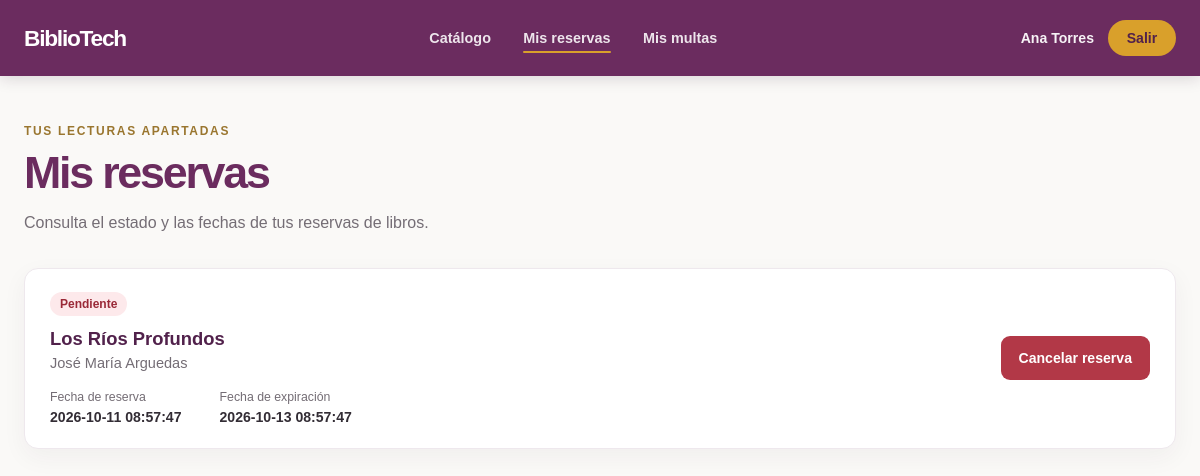
Page /mis-reservas (signed in) on the committed database.
### tables this page shows
CREATE TABLE IF NOT EXISTS reservas (
    id               BIGINT UNSIGNED NOT NULL AUTO_INCREMENT,
    id_usuario       BIGINT UNSIGNED NOT NULL,
    id_libro         BIGINT UNSIGNED NOT NULL,
    fecha_reserva    DATETIME NOT NULL,
    fecha_expiracion DATETIME NOT NULL,
    estado           ENUM('pendiente','confirmada','expirada','cancelada') NOT NULL DEFAULT 'pendiente',
    created_at       TIMESTAMP NOT NULL DEFAULT CURRENT_TIMESTAMP,
    updated_at       TIMESTAMP NOT NULL DEFAULT CURRENT_TIMESTAMP ON UPDATE CURRENT_TIMESTAMP,
    PRIMARY KEY (id),
    KEY idx_reservas_usuario (id_usuario),
    KEY idx_reservas_libro (id_libro),
    CONSTRAINT fk_reservas_usuario FOREIGN KEY (id_usuario) REFERENCES usuarios (id),
    CONSTRAINT fk_reservas_libro FOREIGN KEY (id_libro) REFERENCES libros (id)
);

CREATE TABLE IF NOT EXISTS libros (
    id               BIGINT UNSIGNED NOT NULL AUTO_INCREMENT,
    titulo           VARCHAR(255) NOT NULL,
    autor            VARCHAR(180) NOT NULL,
    isbn             VARCHAR(20) NOT NULL,
    id_categoria     BIGINT UNSIGNED NOT NULL,
    editorial        VARCHAR(150) NULL,
    anio             SMALLINT UNSIGNED NULL,
    portada_url      VARCHAR(500) NULL,
    sinopsis         TEXT NULL,
    stock_total      INT UNSIGNED NOT NULL DEFAULT 1,
    stock_disponible INT UNSIGNED NOT NULL DEFAULT 1,
    created_at       TIMESTAMP NOT NULL DEFAULT CURRENT_TIMESTAMP,
    updated_at       TIMESTAMP NOT NULL DEFAULT CURRENT_TIMESTAMP ON UPDATE CURRENT_TIMESTAMP,
    PRIMARY KEY (id),
    UNIQUE KEY uq_libros_isbn (isbn),
    KEY idx_libros_categoria (id_categoria),
    CONSTRAINT fk_libros_categoria FOREIGN KEY (id_categoria) REFERENCES categorias (id)
);

### app/Controllers/ReservaController.php (called while the page is built, shortened)
<?php
final class ReservaController
{
    public function index(): void
    {
        $idUsuario = $this->requireStudent();
        $reservas = (new Reserva())->obtenerPorUsuario($idUsuario);
        require dirname(__DIR__) . '/Views/estudiante/mis_reservas.php';
    }
    private function requireStudent(): int
    {
        $user = $_SESSION['user'] ?? null;
        return (int) $user['id'];
    }
}

### app/Core/Router.php (called while the page is built, shortened)
<?php
final class Router
{
    private array $routes = [];
    public function dispatch(string $method, string $requestUri): void
    {
        $path = parse_url($requestUri, PHP_URL_PATH);
        $path = '/' . trim($path, '/');
        $handler = $this->routes[strtoupper($method)][$path] ?? null;
        $handler();
    }
    private function add(string $method, string $path, callable $handler): void
    {
        $normalizedPath = '/' . trim($path, '/');
        $this->routes[$method][$normalizedPath] = $handler;
    }
}

### index.php (called while the page is built, shortened)
<?php
spl_autoload_register(static function (string $class): void {
    $prefix = 'App\\';
    $relativeClass = substr($class, strlen($prefix));
    $file = __DIR__ . '/app/' . str_replace('\\', '/', $relativeClass) . '.php';
});
$auth = new AuthController();
$dashboard = new DashboardController();
$catalogo = new CatalogoController();
$reservas = new ReservaController();
$multas = new MultaController();
$router = new Router();
$router->get('/', [$auth, 'index']);
$router->get('/login', [$auth, 'showLogin']);
$router->post('/login', [$auth, 'login']);
$router->get('/register', [$auth, 'showRegister']);
$router->post('/register', [$auth, 'register']);
$router->post('/logout', [$auth, 'logout']);
$router->get('/home', [$dashboard, 'showHome']);
$router->get('/catalogo', [$catalogo, 'index']);
$router->get('/catalogo/show', [$catalogo, 'show']);
$router->get('/mis-reservas', [$reservas, 'index']);
$router->post('/reservas/crear', [$reservas, 'crear']);
$router->post('/reservas/cancelar', [$reservas, 'cancelar']);
$router->get('/mis-multas', [$multas, 'index']);
$router->post('/mis-multas/pagar', [$multas, 'pagar']);
try {
    $router->dispatch($_SERVER['REQUEST_METHOD'] ?? 'GET', $_SERVER['REQUEST_URI'] ?? '/');
} catch (Throwable $exception) {
    error_log((string) $exception);
    http_response_code(500);
    echo 'Ocurrió un error interno. Inténtalo de nuevo más tarde.';
}

### app/Core/Url.php (called while the page is built, shortened)
<?php
final class Url
{
    private static string $basePath = '';
    public static function setBasePath(string $basePath): void
    {
        self::$basePath = rtrim($basePath, '/');
    }
    public static function to(string $path): string
    {
        return self::$basePath . '/' . ltrim($path, '/');
    }
}

### app/Core/Database.php (called while the page is built, shortened)
<?php
final class Database
{
    private static ?PDO $connection = null;
    public static function connection(): PDO
    {
        if (self::$connection === null) {
            $host = getenv('DB_HOST') ?: '127.0.0.1';
            $database = getenv('DB_NAME') ?: 'bdbibliotech';
            $username = getenv('DB_USER') ?: 'root';
            $password = getenv('DB_PASSWORD') ?: '';
            $dsn = sprintf('mysql:host=%s;dbname=%s;charset=utf8mb4', $host, $database);
            self::$connection = new PDO($dsn, $username, $password, [
                PDO::ATTR_ERRMODE => PDO::ERRMODE_EXCEPTION,
                PDO::ATTR_DEFAULT_FETCH_MODE => PDO::FETCH_ASSOC,
                PDO::ATTR_EMULATE_PREPARES => false,
            ]);
        }
        return self::$connection;
    }
}

### app/Models/Reserva.php (called while the page is built, shortened)
<?php
final class Reserva
{
    private PDO $db;
    public function __construct(?PDO $db = null)
    {
        $this->db = $db ?? Database::connection();
    }
    public function obtenerPorUsuario(int $id_usuario): array
    {
        $expire = $this->db->prepare(
            'UPDATE reservas
             SET estado = :nuevo_estado
             WHERE id_usuario = :id_usuario
               AND estado = :estado_actual
               AND fecha_expiracion <= CURRENT_TIMESTAMP'
        );
        $expire->execute([
            'nuevo_estado' => 'expirada',
            'id_usuario' => $id_usuario,
            'estado_actual' => 'pendiente',
        ]);
        $statement = $this->db->prepare(
            'SELECT r.id, r.id_usuario, r.id_libro, r.fecha_reserva,
                    r.fecha_expiracion, r.estado,
                    l.titulo AS libro_titulo, l.autor AS libro_autor
             FROM reservas r
             INNER JOIN libros l ON l.id = r.id_libro
             WHERE r.id_usuario = :id_usuario
             ORDER BY r.fecha_reserva DESC, r.id DESC'
        );
        $statement->execute(['id_usuario' => $id_usuario]);
        return $statement->fetchAll();
    }
}

### app/Views/estudiante/mis_reservas.php (the view, shortened to what this page needs)
<?php
$escape = static fn (string $value): string => htmlspecialchars($value, ENT_QUOTES | ENT_SUBSTITUTE, 'UTF-8');
$stateLabels = [
    'pendiente' => 'Pendiente',
    'confirmada' => 'Confirmada',
    'expirada' => 'Expirada',
    'cancelada' => 'Cancelada',
];
?>
<!doctype html>
<html lang="es">
<head>
    <link rel="stylesheet" href="<?= $escape(Url::to('/assets/css/estudiante.css')) ?>">
</head>
<body>
<?php $activePage = 'reservas'; require __DIR__ . '/_header.php'; ?>
<main class="student-main">
    <section class="page-intro">
        <p class="eyebrow">Tus lecturas apartadas</p>
        <h1>Mis reservas</h1>
        <p>Consulta el estado y las fechas de tus reservas de libros.</p>
    </section>
    <?php if ($reservas === []): ?>
        <div class="empty-state">
            <h2>No tienes reservas todavía</h2>
            <p>Explora el catálogo y reserva un libro para verlo aquí.</p>
            <a class="button inline-button" href="<?= $escape(Url::to('/catalogo')) ?>">Ir al catálogo</a>
        </div>
    <?php else: ?>
        <section class="reservation-list" aria-label="Lista de reservas">
            <?php foreach ($reservas as $reserva): ?>
                <?php
                $state = strtolower((string) ($reserva['estado'] ?? ''));
                $stateLabel = $stateLabels[$state] ?? ucfirst($state ?: 'Desconocido');
                ?>
                <article class="reservation-card">
                    <div class="reservation-info">
                        <span class="status-badge status-<?= $escape($state) ?>"><?= $escape($stateLabel) ?></span>
                        <h2><?= $escape((string) ($reserva['libro_titulo'] ?? 'Libro no disponible')) ?></h2>
                        <p class="book-author"><?= $escape((string) ($reserva['libro_autor'] ?? '')) ?></p>
                        <dl class="reservation-dates">
                            <div>
                                <dt>Fecha de reserva</dt>
                                <dd><?= $escape((string) ($reserva['fecha_reserva'] ?? '—')) ?></dd>
                            </div>
                            <div>
                                <dt>Fecha de expiración</dt>
                                <dd><?= $escape((string) ($reserva['fecha_expiracion'] ?? '—')) ?></dd>
                            </div>
                        </dl>
                    </div>
                    <div class="reservation-action">
                        <?php if ($state === 'pendiente'): ?>
                            <form action="<?= $escape(Url::to('/reservas/cancelar')) ?>" method="post">
                                <button class="button button-danger" type="submit">Cancelar reserva</button>
                            </form>
                        <?php elseif ($state === 'confirmada'): ?>
                            <p class="pickup-message">Listo para retirar</p>
                        <?php endif; ?>
                    </div>
                </article>
            <?php endforeach; ?>
        </section>
    <?php endif; ?>
</main>
</body>
</html>

### assets/css/estudiante.css (style rules this page uses)
:root { color-scheme: light; --purple: #6b2c5f; --purple-dark: #51214b; --mustard: #d9a02b; --cream: #fdfbf0; --ink: #332d35; --muted: #746d75; --line: #eee8ed; --green: #237344; --red: #b23847; }
* { box-sizing: border-box; }
body { min-width: 320px; min-height: 100vh; margin: 0; color: var(--ink); background: #faf9f7; font-family: Arial, Helvetica, sans-serif; }
.student-main { width: min(100% - 48px, 1160px); min-height: calc(100vh - 76px); margin: 0 auto; padding: 48px 0 72px; }
.page-intro { margin-bottom: 32px; }
.eyebrow { margin: 0 0 9px; color: #9a762f; font-size: 0.75rem; font-weight: 700; letter-spacing: 0.14em; text-transform: uppercase; }
.page-intro h1 { margin: 0; color: var(--purple); font-size: clamp(2rem, 4.5vw, 2.8rem); letter-spacing: -0.05em; }
.page-intro > p:last-child { margin: 12px 0 0; color: var(--muted); line-height: 1.6; }
.availability, .status-badge { display: inline-flex; width: fit-content; padding: 6px 10px; border-radius: 999px; font-size: 0.75rem; font-weight: 700; line-height: 1; }
.unavailable, .status-expirada, .status-pendiente { color: #9a2937; background: #fde9eb; }
.book-author { margin: 0; color: var(--muted); font-size: 0.91rem; }
.button { display: inline-flex; min-height: 44px; padding: 0 18px; border: 0; border-radius: 9px; align-items: center; justify-content: center; color: #fff; background: var(--purple); cursor: pointer; font: inherit; font-size: 0.88rem; font-weight: 700; text-decoration: none; }
.button-danger { color: #fff; background: var(--red); }
.reservation-list { display: grid; gap: 17px; }
.reservation-card { display: flex; padding: 23px 25px; border: 1px solid var(--line); border-radius: 14px; align-items: center; justify-content: space-between; gap: 24px; background: #fff; box-shadow: 0 8px 25px rgb(58 37 57 / 5%); }
.reservation-info h2 { margin: 12px 0 5px; color: var(--purple-dark); font-size: 1.15rem; }
.reservation-dates { display: flex; margin: 19px 0 0; flex-wrap: wrap; gap: 12px 38px; }
.reservation-dates div { display: grid; gap: 5px; }
.reservation-dates dt { color: var(--muted); font-size: 0.77rem; }
.reservation-dates dd { margin: 0; font-size: 0.88rem; font-weight: 600; }
.reservation-action form { margin: 0; }

### rows in the picture
reservas: estado "Pendiente", id_libro.titulo "Los Ríos Profundos", id_libro.autor "José María Arguedas", fecha_reserva "2026-10-11 08:57:47", fecha_expiracion "2026-10-13 08:57:47"

### other values in the picture
$escape($userName) "Ana Torres"
